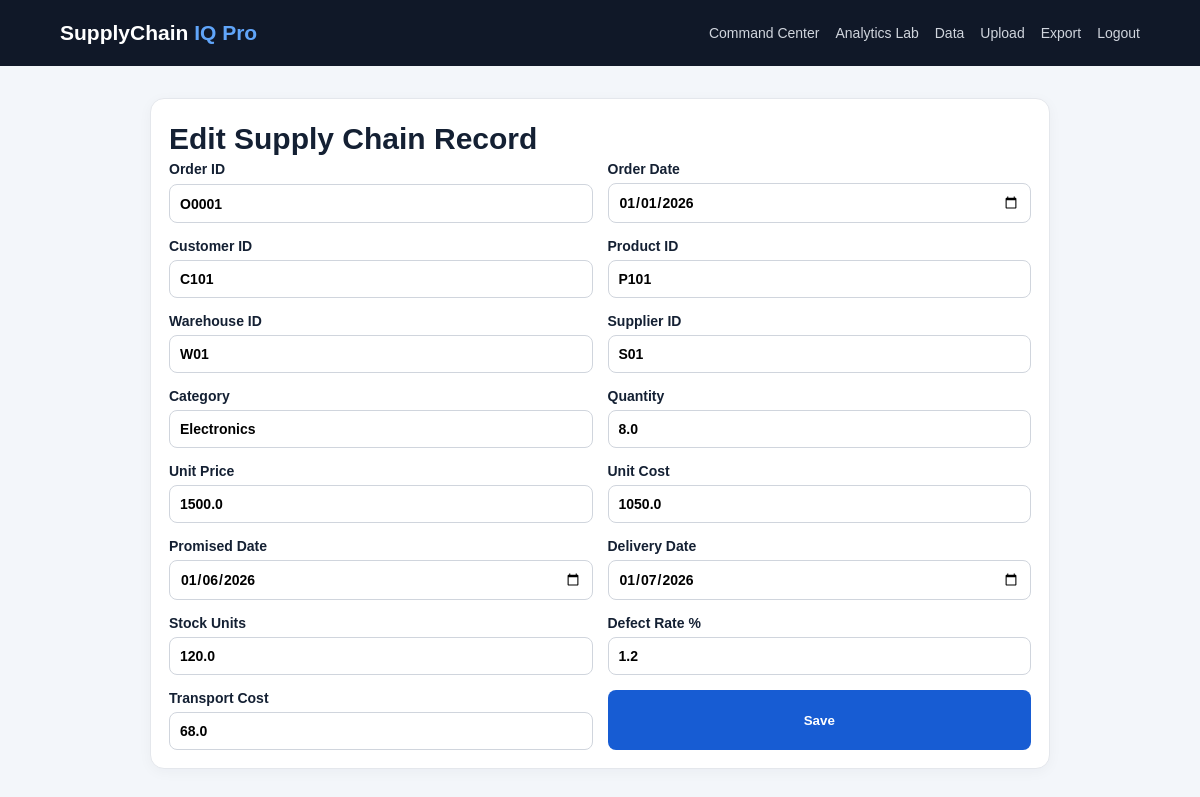
The page /data/edit/1 (signed in) on the database its author committed.
### tables this page shows
CREATE TABLE orders(
id INTEGER PRIMARY KEY AUTOINCREMENT,user_id INTEGER NOT NULL,order_id TEXT NOT NULL,
order_date TEXT NOT NULL,customer_id TEXT,product_id TEXT,warehouse_id TEXT,supplier_id TEXT,
category TEXT,quantity REAL DEFAULT 0,unit_price REAL DEFAULT 0,unit_cost REAL DEFAULT 0,
promised_date TEXT,delivery_date TEXT,stock_units REAL DEFAULT 0,defect_rate REAL DEFAULT 0,
transport_cost REAL DEFAULT 0,created_at TEXT DEFAULT CURRENT_TIMESTAMP,
FOREIGN KEY(user_id) REFERENCES users(id) ON DELETE CASCADE,UNIQUE(user_id,order_id));

### app/main.py (the view)
@main_bp.route("/data/edit/<int:rid>",methods=["GET","POST"])
@login_required
def edit_data(rid):
    row=get_db().execute("SELECT * FROM orders WHERE id=? AND user_id=?",(rid,uid())).fetchone()
    if not row:return "Not found",404
    if request.method=="POST":
        setq=",".join(c+"=?" for c in COLS);get_db().execute("UPDATE orders SET "+setq+" WHERE id=? AND user_id=?",values(request.form)+(rid,uid()));get_db().commit();audit("EDIT_ORDER",request.form["order_id"]);flash("Updated.");return redirect(url_for("main.data"))
    return render_template("form.html",row=row,title="Edit Supply Chain Record")

### app/auth.py (called while the page is built)
def login_required(view):
    @wraps(view)
    def wrapped(*a,**kw):
        return view(*a,**kw) if "user_id" in session else redirect(url_for("auth.login"))
    return wrapped

### app/db.py (called while the page is built)
def get_db():
    if "db" not in g:
        g.db=sqlite3.connect(current_app.instance_path+"/supply_chain.db")
        g.db.row_factory=sqlite3.Row
        g.db.execute("PRAGMA foreign_keys=ON")
    return g.db

### app/main.py (called while the page is built)
def uid(): return session["user_id"]

### app/templates/form.html
{% extends "base.html" %}{% block content %}<div class="formbox"><h1>{{title}}</h1><form method="post" class="formgrid">{% for k,l,t in [("order_id","Order ID","text"),("order_date","Order Date","date"),("customer_id","Customer ID","text"),("product_id","Product ID","text"),("warehouse_id","Warehouse ID","text"),("supplier_id","Supplier ID","text"),("category","Category","text"),("quantity","Quantity","number"),("unit_price","Unit Price","number"),("unit_cost","Unit Cost","number"),("promised_date","Promised Date","date"),("delivery_date","Delivery Date","date"),("stock_units","Stock Units","number"),("defect_rate","Defect Rate %","number"),("transport_cost","Transport Cost","number")] %}<label>{{l}}<input name="{{k}}" type="{{t}}" step="0.01" value="{{row[k] if row else ''}}" required></label>{% endfor %}<button>Save</button></form></div>{% endblock %}

### app/static/style.css (style rules this page uses)
* { box-sizing:border-box }
body { margin:0;background:#f3f6fa;color:#142033;font:14px Arial,sans-serif }
h1 { font-size:30px;margin:5px 0 }
.cards>div,.grid section,.table,.formbox,.auth { background:white;border:1px solid #e4e7ec;border-radius:14px;padding:18px;box-shadow:0 3px 14px #1018280a }
.button,button { background:#175cd3;color:white;border:0;border-radius:8px;padding:11px 15px;font-weight:700;text-decoration:none;cursor:pointer }
.formbox { max-width:900px;margin:auto }
.formgrid { display:grid;grid-template-columns:1fr 1fr;gap:15px }
.formgrid label,.auth label { display:grid;gap:6px;font-weight:700 }
input { padding:10px;border:1px solid #d0d5dd;border-radius:8px;font:inherit }

### rows shown on the page
orders: order_id "O0001" "01/01/2026" "C101" "P101" "W01" "S01" "Electronics" "8.0" "1500.0" "1050.0" "01/06/2026" "01/07/2026" "120.0" "1.2" "68.0"

### other values the page prints
{{ title }} "Edit Supply Chain Record"
{{ l }} "Order ID" "Order Date" "Customer ID" "Product ID" "Warehouse ID" "Supplier ID" "Category" "Quantity" "Unit Price" "Unit Cost" "Promised Date" "Delivery Date" "Stock Units" "Defect Rate %" "Transport Cost"
